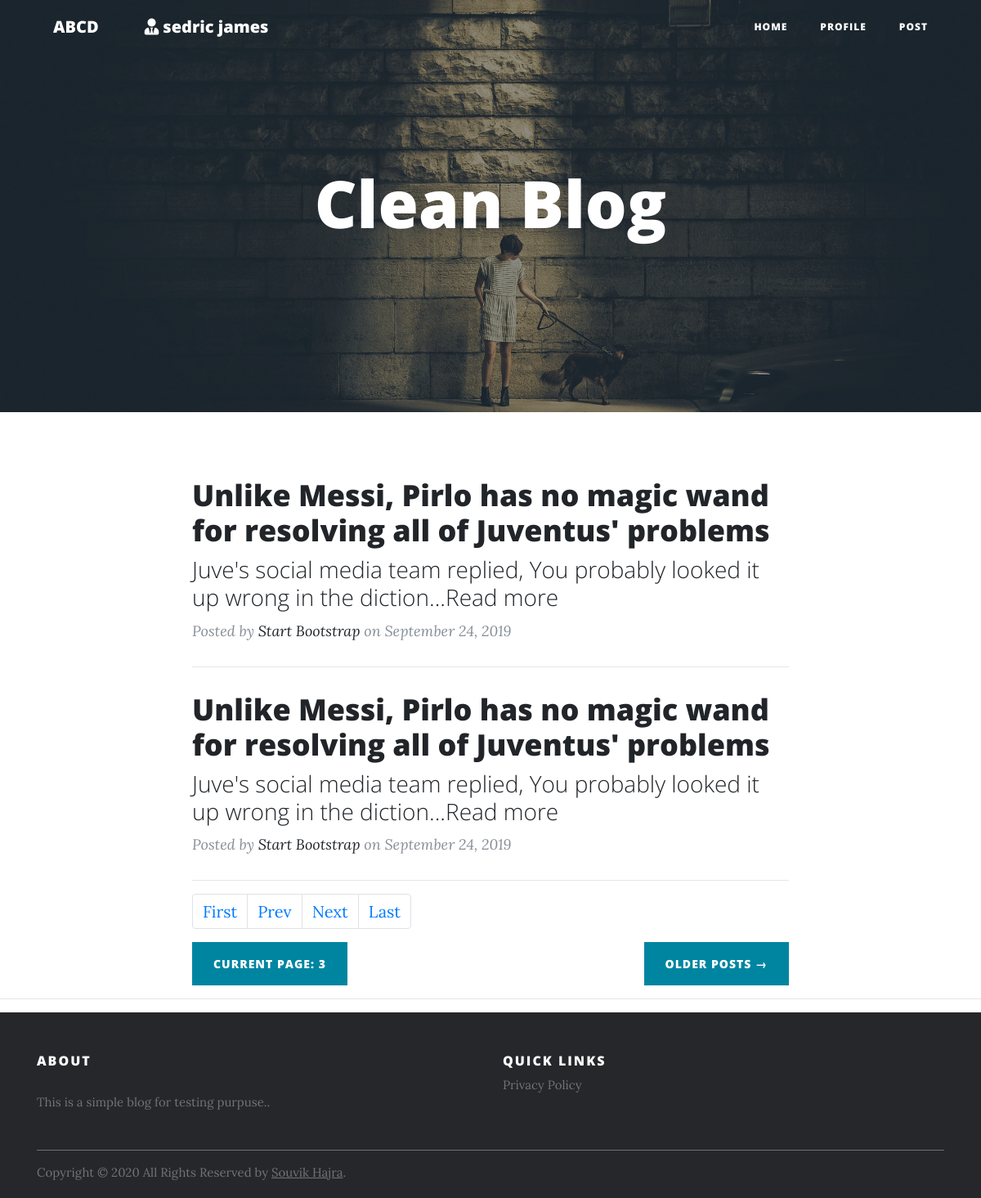
Page /myblog.php?pageno=3 (signed in) on the committed database.
### tables this page shows
CREATE TABLE `blogs` (
  `blg_id` int(11) NOT NULL,
  `blg_cat_id` int(11) NOT NULL,
  `blg_title` varchar(100) NOT NULL,
  `blg_description` mediumtext NOT NULL,
  `blg_u_id` int(11) NOT NULL,
  `blg_created_time` datetime NOT NULL DEFAULT CURRENT_TIMESTAMP
);

### security.php (called while the page is built, shortened)
<?php
class Encryption{
    public static function safe_b64encode($string='') {
        $data = base64_encode($string);
        $data = str_replace(['+','/','='],['-','_',''],$data);
        return $data;
    }
    public static function encode($value=false){
        $iv_size = openssl_cipher_iv_length('aes-256-cbc');
        $iv = openssl_random_pseudo_bytes($iv_size);
        $crypttext = openssl_encrypt($value, 'aes-256-cbc', 'your security cipherSeed', OPENSSL_RAW_DATA, $iv);
        return self::safe_b64encode($iv.$crypttext);
    }
}
?>

### myblog.php (the view, shortened to what this page needs)
<!DOCTYPE html>
<html lang="en">
<head>
  <link href="vendor/bootstrap/css/bootstrap.min.css" rel="stylesheet">
  <link href="vendor/fontawesome-free/css/all.min.css" rel="stylesheet" type="text/css">
  <link href="css/clean-blog.min.css" rel="stylesheet">
</head>
<body>
 <?php include('dataconfig.php'); ?>
 <?php include('security.php'); ?>
   <nav class="navbar navbar-expand-lg navbar-light fixed-top" id="mainNav">
    <div class="container">
      <a class="navbar-brand" href="index.php">ABCD</a>
      <a class="navbar-brand disabledah" href="index.php"><?php echo ((!isset($_SESSION['u_name']) || $_SESSION['u_name'] == '') ? "" : "<i class='fas fa-user-tie'></i>  ".$_SESSION['u_name']); ?></a>
      <div class="collapse navbar-collapse" id="navbarResponsive">
        <ul class="navbar-nav ml-auto">
          <li class="nav-item">
            <a class="nav-link" href="index.php">Home</a>
          </li>
          <?php
            if (!isset($_SESSION['u_id']) || $_SESSION['u_id'] == ''){
          ?>
          <li class="nav-item">
            <a class="nav-link" href="login.php">Login</a>
          </li>
          <?php
          }else{
         ?>
          <li class="nav-item">
            <a class="nav-link" href="profile.php">Profile</a>
          </li>
        <?php
          }
          ?>
          <?php
            if (isset($_SESSION['u_id'])){
          ?>
          <li class="nav-item">
            <a class="nav-link" href="createpost.php">Post</a>
          </li>
          <?php
          }
          ?>
        </ul>
      </div>
    </div>
  </nav>
  <header class="masthead" style="background-image: url('img/mypost.jpg')">
    <div class="overlay"></div>
    <div class="container">
      <div class="row">
        <div class="col-lg-8 col-md-10 mx-auto">
          <div class="site-heading">
            <h1>Clean Blog</h1>
          </div>
        </div>
      </div>
    </div>
  </header>
  <div class="container">
    <div class="row">
      <div class="col-lg-8 col-md-10 mx-auto">
      	<?php
      		if (isset($_GET['pageno'])) {
		        $pageno = $_GET['pageno'];
		    } else {
		        $pageno = 1;
		    }
		    $no_of_records_per_page = 2;
		    $offset = ($pageno-1) * $no_of_records_per_page;
          $blguserid = $_SESSION['u_id'];
      		$total_pages_sql = "SELECT COUNT(*) FROM blogs where blg_u_id = '".$blguserid."'";
	        $result = mysqli_query($conn,$total_pages_sql);
	        $total_rows = mysqli_fetch_array($result)[0];
	        $total_pages = ceil($total_rows / $no_of_records_per_page);
	        $sql = "SELECT * FROM blogs where blg_u_id = '".$blguserid."' LIMIT $offset, $no_of_records_per_page";
	        $res_data = mysqli_query($conn,$sql);
	        while($row = mysqli_fetch_array($res_data)){
	            $resultset[]=$row;
	        }
      	?>
		<?php foreach($resultset as $values):?>
			<?php
				$pass_get = $values['blg_id'];
				$base64_crypt = Encryption::encode($pass_get);
		?>
        <div class="post-preview">
          <a href="full.php?varname=<?php echo $base64_crypt ?>">
            <h2 class="post-title">
              <?php echo $values['blg_title']; ?>
            </h2>
            <h3 class="post-subtitle">
              <?php
               $string = $values['blg_description'];
               $first400 = substr($string, 0, 80);
               $first400 = $first400."...Read more";
               echo $first400;
              ?>
            </h3>
          </a>
          <p class="post-meta">Posted by
            <a href="#">Start Bootstrap</a>
            on September 24, 2019</p>
        </div>
        <hr>
        <?php endforeach;?>
       <ul class="pagination">
        <li class="page-item"><a class="page-link" href="?pageno=1">First</a></li>
        <li class="<?php if($pageno <= 1){ echo 'disabled'; } ?> page-item">
            <a class="page-link" href="<?php if($pageno <= 1){ echo '#'; } else { echo "?pageno=".($pageno - 1); } ?>">Prev</a>
        </li>
        <li class="<?php if($pageno >= $total_pages){ echo 'disabled'; } ?> page-item">
            <a class="page-link" href="<?php if($pageno >= $total_pages){ echo '#'; } else { echo "?pageno=".($pageno + 1); } ?>">Next</a>
        </li>
        <li class="page-item"><a class="page-link" href="?pageno=<?php echo $total_pages; ?>">Last</a></li>
       </ul>
        <div class="clearfix">
          <a id="link" class="btn btn-primary float-left disabledah">current page: <?php echo $pageno; ?></a>
          <a class="btn btn-primary float-right" href="#">Older Posts &rarr;</a>
        </div>
      </div>
    </div>
  </div>
  <hr>
  <footer class="site-footer">
      <div class="container">
        <div class="row">
          <div class="col-sm-12 col-md-6">
            <h6>About</h6>
            <p class="text-justify">This is a simple blog for testing purpuse..</p>
          </div>
          <div class="col-xs-6 col-md-6">
            <h6>Quick Links</h6>
            <ul class="footer-links">
              <li><a href="http://localhost/juniarblog/privacy.php">Privacy Policy</a></li>
            </ul>
          </div>
        </div>
        <hr>
      </div>
      <div class="container">
        <div class="row">
          <div class="col-md-8 col-sm-6 col-xs-12">
            <p class="copyright-text">Copyright &copy; 2020 All Rights Reserved by
         <a href="#">Souvik Hajra</a>.
            </p>
          </div>
        </div>
      </div>
</footer>
</body>
</html>

### myblog.php (style rules this page uses)
.disabledah { pointer-events: none; cursor: default; }
#link { color: #fff; }
.site-footer { background-color:#26272b; padding:45px 0 20px; font-size:15px; line-height:24px; color:#737373; }
.site-footer hr { border-top-color:#bbb; opacity:0.5 }
.site-footer h6 { color:#fff; font-size:16px; text-transform:uppercase; margin-top:5px; letter-spacing:2px }
.site-footer a { color:#737373; }
.footer-links { padding-left:0; list-style:none }
.footer-links li { display:block }
.footer-links a { color:#737373 }
.copyright-text { margin:0 }

### rows in the picture
blogs: blg_title "Unlike Messi, Pirlo has no magic wand for resolving all of Juventus' problems", first400 "Juve's social media team replied, You probably looked it up wrong in the diction...Read more"
blogs: blg_title "Unlike Messi, Pirlo has no magic wand for resolving all of Juventus' problems", first400 "Juve's social media team replied, You probably looked it up wrong in the diction...Read more"

### other values in the picture
$_SESSION['u_name'] "sedric james"
$pageno "3"
